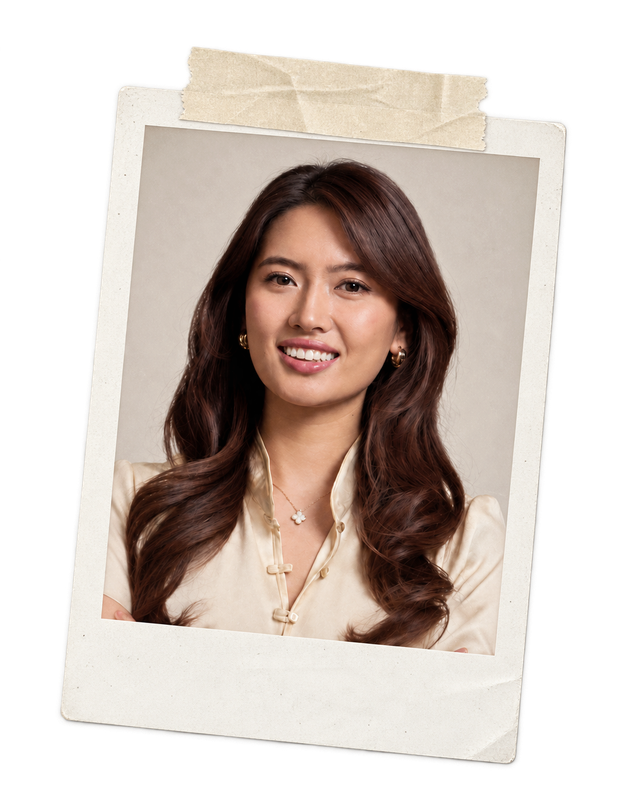
#> input picture .claude/skills/fot-event-card/resources/presentation/01-reusable-images/polaroid-base-with-original-portrait.png, 640 x 800 px
$ python make_polaroid.py ../resources/presentation/01-reusable-images/polaroid-base-with-original-portrait.png out.png
#> lines starting #> are read from the running program, lines starting #| are printed output that depends on the picture; after the words box and inside, x2 and y2 are one past the last pixel; in counts of white or black regions, pixels touching at a corner belong together
#!/usr/bin/env python3
"""Composite a photo into the real FoT taped polaroid frame.

The Canva template's polaroid is one flattened image (frame + tape + photo), so a
new photo must be baked into a polaroid before it is swapped in. This uses the
team's actual frame art (resources/presentation/01-reusable-images/
polaroid-base-with-original-portrait.png): the new photo is rotated into the
frame's photo window and the original tape is laid back over it.
The caption is NOT drawn here: it is live Canva text that sits on the white strip.

Usage:
  make_polaroid.py PHOTO_PATH_OR_URL OUT.png [--focus-y 0.3]
"""
import argparse
import io
import os
import sys
import urllib.request

from PIL import Image, ImageChops, ImageDraw

HERE = os.path.dirname(os.path.abspath(__file__))
FRAME = os.path.join(HERE, "..", "resources", "presentation", "01-reusable-images",
                     "polaroid-base-with-original-portrait.png")

# Photo window in the 640x800 frame, measured from its edges: a rectangle
# rotated 4.79deg clockwise. Corners TL, TR, BR, BL.
WINDOW = [(144.1, 124.5), (539.2, 157.6), (495.2, 654.1), (100.4, 617.9)]
WINDOW_W, WINDOW_H = 397, 497
WINDOW_ANGLE = -4.79  # PIL degrees (negative = clockwise)
BLEED = 3             # px of extra photo under the frame edge so no paper gap shows

# Everything above the tape's bottom edge (measured: y = 126 + 0.074 * (x - 200), less 1px)
# is original frame (paper + tape), so it is re-laid over the new photo as-is.
TAPE_REGION = [(170, 0), (510, 0), (510, 148), (170, 122.8)]


def load_image(src):
    if src.startswith(("http://", "https://")):
        req = urllib.request.Request(src, headers={"User-Agent": "Mozilla/5.0"})
        with urllib.request.urlopen(req, timeout=30) as r:
            return Image.open(io.BytesIO(r.read())).convert("RGB")
    return Image.open(src).convert("RGB")
#> in build, frame is the input picture: PIL image 640x800 RGBA; mean R, G, B, A 111.7, 100.8, 93.6, 150


def cover_crop(img, w, h, focus_y):
    """Scale to cover w x h, crop horizontally centered and vertically at focus_y (0 top .. 1 bottom)."""
#> called with w = 403, h = 503, focus_y = 0.3
    scale = max(w / img.width, h / img.height)
#> scale = 0.63
    img = img.resize((round(img.width * scale), round(img.height * scale)), Image.LANCZOS)
    left = (img.width - w) // 2
#> left = 0
    top = round((img.height - h) * focus_y)
#> top = 0
    return img.crop((left, top, left + w, top + h))
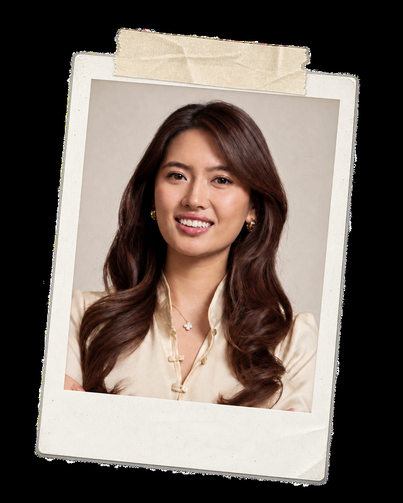
#> returned value: PIL image 403x503 RGB; mean R, G, B 112, 101.1, 93.8


def tape_mask(frame):
    region = Image.new("L", frame.size, 0)
    ImageDraw.Draw(region).polygon(TAPE_REGION, fill=255)
    return ImageChops.multiply(frame.getchannel("A"), region)


def build(photo, focus_y):
    frame = Image.open(FRAME).convert("RGBA")

    pic = cover_crop(photo, WINDOW_W + 2 * BLEED, WINDOW_H + 2 * BLEED, focus_y).convert("RGBA")
    pic = pic.rotate(WINDOW_ANGLE, expand=True, resample=Image.BICUBIC)
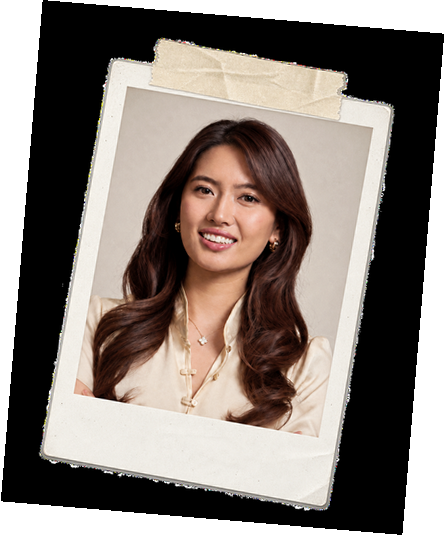
#> pic: PIL image 445x535 RGBA; mean R, G, B, A 95.1, 85.8, 79.7, 217.1; transparent parts drawn white
    cx = sum(x for x, _ in WINDOW) / 4
    cy = sum(y for _, y in WINDOW) / 4

    # Clip the photo to the window quad so it never spills onto the paper border.
    clip = Image.new("L", frame.size, 0)
#> clip: PIL image 640x800 L; every value is 0
    ImageDraw.Draw(clip).polygon(WINDOW, fill=255)
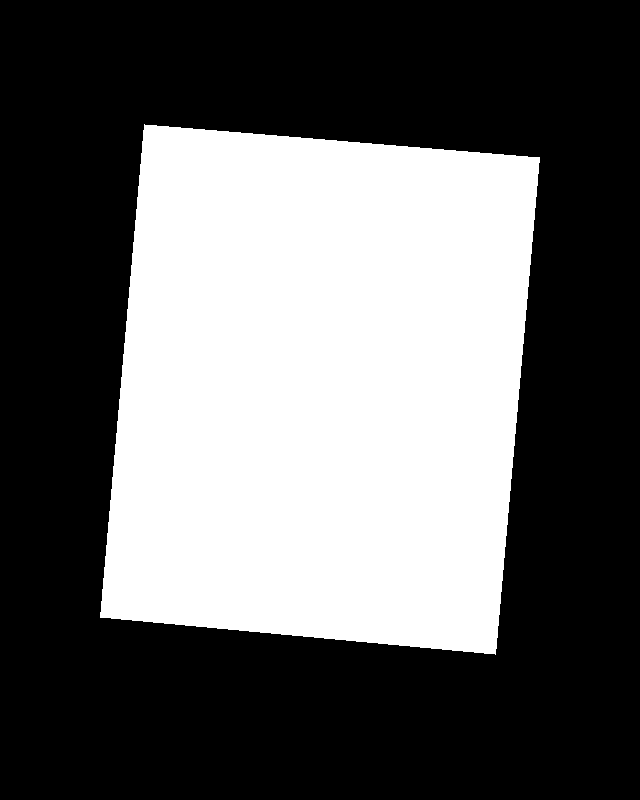
#> clip: PIL image 640x800 L; 38.6% white; 1 white region, box (x1, y1, x2, y2) and area: (100, 124, 540, 655) 197596
    layer = Image.new("RGBA", frame.size, (0, 0, 0, 0))
#> layer: PIL image 640x800 RGBA; every value is 0
    layer.alpha_composite(pic, (round(cx - pic.width / 2), round(cy - pic.height / 2)))
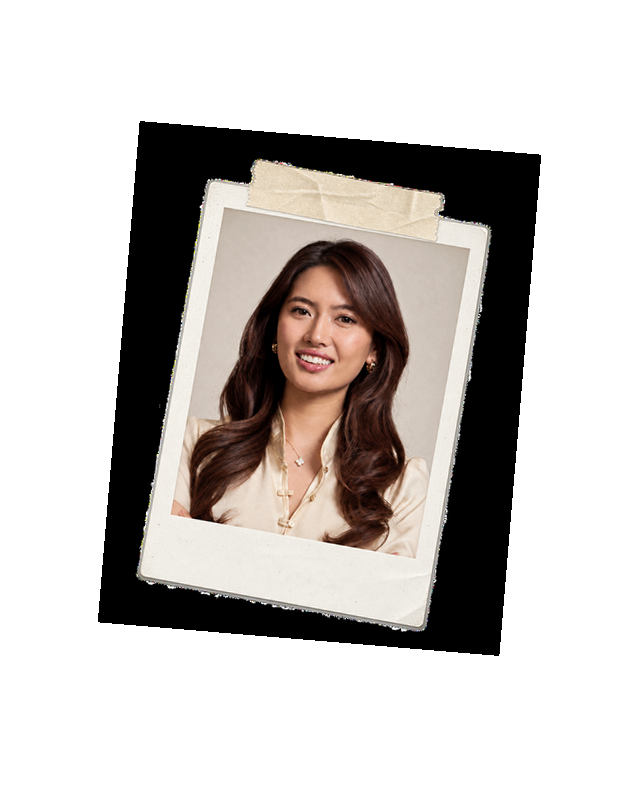
#> layer: PIL image 640x800 RGBA; mean R, G, B, A 44.2, 39.9, 37.1, 101; transparent parts drawn white
    layer.putalpha(ImageChops.multiply(layer.getchannel("A"), clip))

    out = frame.copy()
    out.alpha_composite(layer)
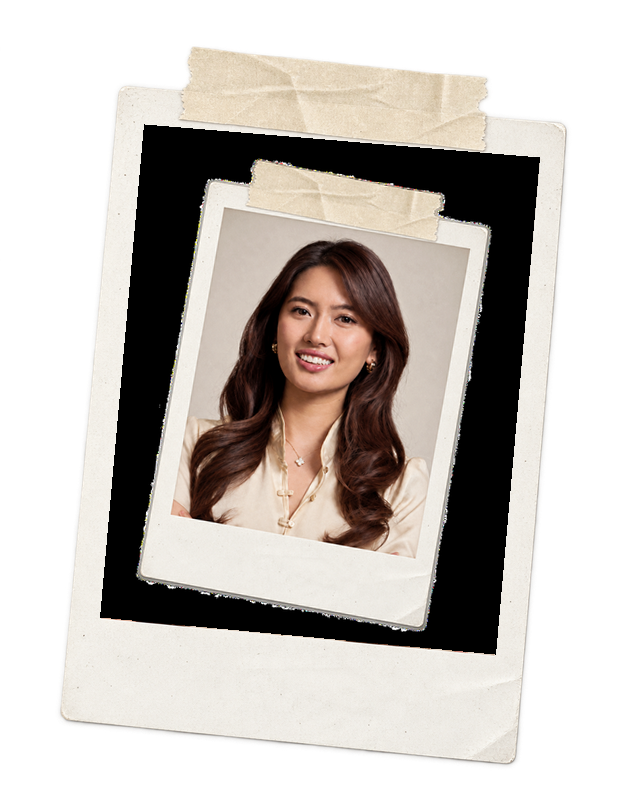
#> out: PIL image 640x800 RGBA; mean R, G, B, A 97.3, 91.6, 86.4, 150.8; transparent parts drawn white
    tape = frame.copy()
    tape.putalpha(tape_mask(frame))
#> in tape_mask, `ImageDraw.Draw(region).polygon(TAPE_REGION, fill=255)`: region: PIL image 640x800 L; 9% white; 1 white region, box (x1, y1, x2, y2) and area: (170, 0, 511, 149) 46219
#> in tape_mask, `return ImageChops.multiply(frame.getchannel("A"), region)`:
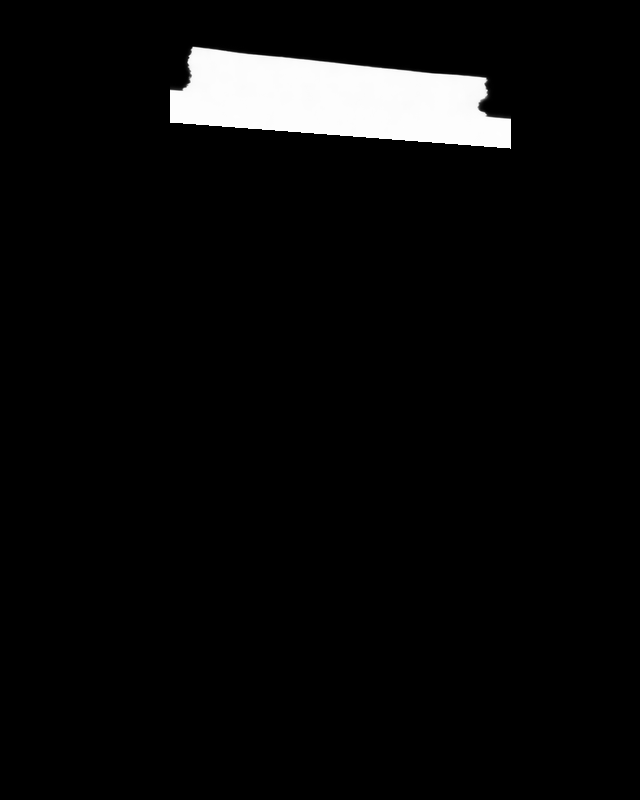
#> returned value: PIL image 640x800 L; min 0, max 255, mean 11.3
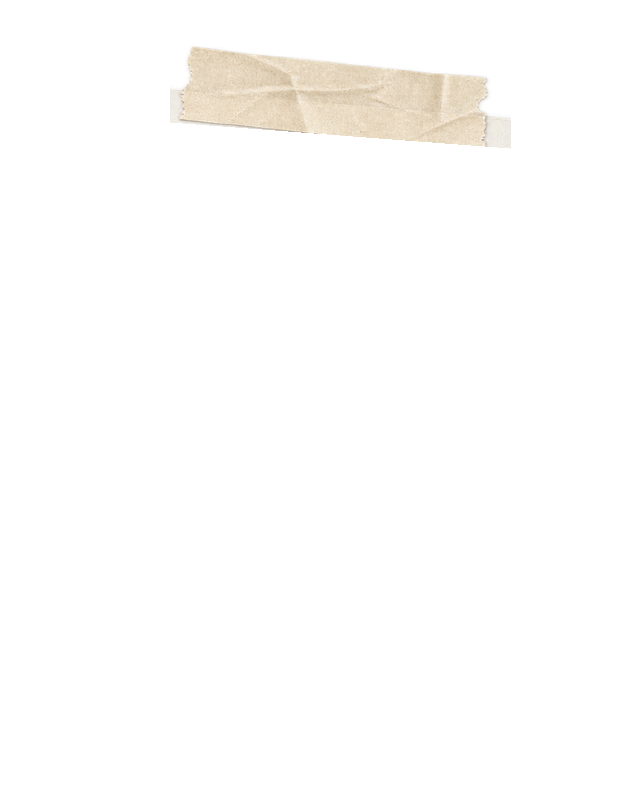
#> tape: PIL image 640x800 RGBA; mean R, G, B, A 111.7, 100.8, 93.6, 11.3; transparent parts drawn white
    out.alpha_composite(tape)
    return out


def main():
    p = argparse.ArgumentParser(description=__doc__, formatter_class=argparse.RawDescriptionHelpFormatter)
    p.add_argument("photo")
    p.add_argument("out")
    p.add_argument("--focus-y", type=float, default=0.3, help="vertical crop focus, 0=top 1=bottom (faces ~0.3)")
    a = p.parse_args()
    build(load_image(a.photo), a.focus_y).save(a.out)
    print(a.out)


if __name__ == "__main__":
    sys.exit(main())
#> (the program exits here)
